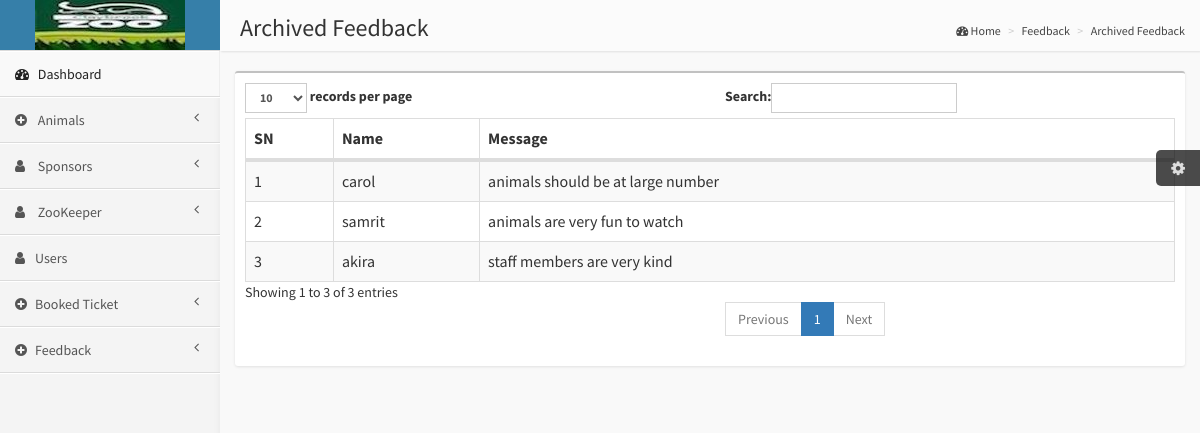
Page /admin/view_archive_feedback.php on the committed database.
### tables this page shows
CREATE TABLE `feedback` (
  `feedback_id` int(11) NOT NULL,
  `name` varchar(255) NOT NULL,
  `message` varchar(255) NOT NULL,
  `archive_feedback` varchar(255) NOT NULL DEFAULT 'false'
);

### admin/view_archive_feedback.php (the view, shortened to what this page needs)
<?php
include 'admin_header.php';
include 'admin_sidebar.php';
$view_feedback=$connection->prepare("SELECT * FROM feedback WHERE archive_feedback='true'");
$view_feedback ->execute();
?>
<aside class="right-side">
    <section class="content-header">
        <h1>Archived Feedback</h1>
        <ol class="breadcrumb">
            <li><a href="#"><i class="fa fa-dashboard"></i> Home</a></li>
            <li><a href="#">Feedback</a></li>
            <li><a href="#">Archived Feedback</a></li>
        </ol>
    </section>
    <section class="content">
        <div class="row">
            <div class="col-xs-12">
                <div class="box">
                    <div class="box-body table-responsive">
                        <table id="example1" class="table table-bordered table-striped" style="width: 100%;">
                            <thead>
                                <tr>
                                    <th>SN</th>
                                    <th>Name</th>
                                    <th>Message</th>
                                </tr>
                             </thead>
                                <?php
                                $sn=1;
                                foreach ($view_feedback as $row) {
                                ?>
                                <tr>
                                    <td><?php echo $sn++;?></td>
                                    <td><?php echo $row['name'];?></td>
                                    <td><?php echo $row['message'];?></td>
                                </tr>
                        <?php
                        }
                        ?>
                        </table>
                    </div>
                </div>
            </div>
        </div>
    </section>
</aside>

### css/AdminLTE.css (style rules this page uses)
html, body { overflow-x: hidden!important; font-family: 'Source Sans Pro', sans-serif; -webkit-font-smoothing: antialiased; min-height: 100%; background: #f9f9f9; }
a { color: #3c8dbc; }
.right-side, .left-side { min-height: 100%; display: block; }
.right-side { background-color: #f9f9f9; margin-left: 220px; }
.content { padding: 20px 15px; background: #f9f9f9; }
.right-side > .content-header { position: relative; padding: 15px 15px 10px 20px; }
.right-side > .content-header > h1 { margin: 0; font-size: 24px; }
.right-side > .content-header > .breadcrumb { float: right; background: transparent; margin-top: 0px; margin-bottom: 0; font-size: 12px; padding: 7px 5px; position: absolute; top: 15px; right: 10px; -webkit-border-radius: 2px; -moz-border-radius: 2px; border-radius: 2px; }
.right-side > .content-header > .breadcrumb > li > a { color: #444; text-decoration: none; }
.right-side > .content-header > .breadcrumb > li + li:before { content: '>\00a0'; }
.box { position: relative; background: #ffffff; border-top: 2px solid #c1c1c1; margin-bottom: 20px; border-radius: 3px; width: 100%; box-shadow: 0px 1px 3px rgba(0, 0, 0, 0.1); }
.box .box-body { padding: 10px; }
.box .box-body .table { margin-bottom: 0; }
.skin-blue .right-side > .content-header { background: #fbfbfb; box-shadow: 1px 1px 2px rgba(0, 0, 0, 0.1); }

### rows in the picture
feedback: name "carol", message "animals should be at large number"
feedback: name "samrit", message "animals are very fun to watch"
feedback: name "akira", message "staff members are very kind"
